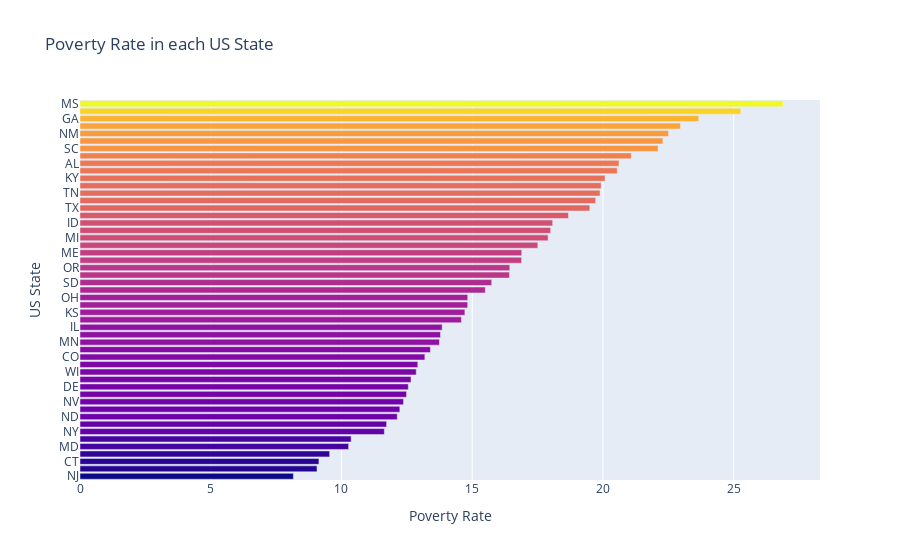

Notebook code for this chart:
### Code cell
poverty_rate_by_state_bar_plot = px.bar(poverty_rate_by_state, x="Poverty Rate", y="Geographic Area", 
                                        color="Poverty Rate", title="Poverty Rate in each US State")
poverty_rate_by_state_bar_plot.update_layout(xaxis_title="Poverty Rate", yaxis_title="US State", coloraxis_showscale=False)
poverty_rate_by_state_bar_plot.show()

### Figure 1 — Plotly figure (JSON) as saved in the notebook; plotly's stock layout.template omitted (floating-point values rounded to 4 significant figures)
{"data": [{"alignmentgroup": "True", "hovertemplate": "Poverty Rate=%{marker.color}<br>Geographic Area=%{y}<extra></extra>", "legendgroup": "", "marker": {"color": [8.161, 9.064, 9.137, 9.546, 10.27, 10.37, 11.64, 11.72, 12.13, 12.23, 12.37, 12.49, 12.56, 12.66, 12.86, 12.92, 13.19, 13.4, 13.75, 13.79, 13.85, 14.59, 14.72, 14.83, 14.83, 15.5, 15.75, 16.42, 16.44, 16.89, 16.89, 17.51, 17.9, 18, 18.08, 18.68, 19.5, 19.72, 19.89, 19.93, 20.08, 20.55, 20.61, 21.08, 22.11, 22.29, 22.51, 22.96, 23.66, 25.27, 26.88], "coloraxis": "coloraxis", "pattern": {"shape": ""}}, "name": "", "offsetgroup": "", "orientation": "h", "showlegend": false, "textposition": "auto", "type": "bar", "x": [8.161, 9.064, 9.137, 9.546, 10.27, 10.37, 11.64, 11.72, 12.13, 12.23, 12.37, 12.49, 12.56, 12.66, 12.86, 12.92, 13.19, 13.4, 13.75, 13.79, 13.85, 14.59, 14.72, 14.83, 14.83, 15.5, 15.75, 16.42, 16.44, 16.89, 16.89, 17.51, 17.9, 18, 18.08, 18.68, 19.5, 19.72, 19.89, 19.93, 20.08, 20.55, 20.61, 21.08, 22.11, 22.29, 22.51, 22.96, 23.66, 25.27, 26.88], "xaxis": "x", "y": ["NJ", "WY", "CT", "MA", "MD", "RI", "NY", "UT", "ND", "IA", "NV", "PA", "DE", "NH", "WI", "NE", "CO", "HI", "MN", "VT", "IL", "VA", "KS", "WA", "OH", "IN", "SD", "MT", "OR", "CA", "ME", "FL", "MI", "DC", "ID", "AK", "TX", "NC", "TN", "MO", "KY", "OK", "AL", "WV", "SC", "LA", "NM", "AR", "GA", "AZ", "MS"], "yaxis": "y"}], "layout": {"barmode": "relative", "coloraxis": {"colorbar": {"title": {"text": "Poverty Rate"}}, "colorscale": [[0, "#0d0887"], [0.1111, "#46039f"], [0.2222, "#7201a8"], [0.3333, "#9c179e"], [0.4444, "#bd3786"], [0.5556, "#d8576b"], [0.6667, "#ed7953"], [0.7778, "#fb9f3a"], [0.8889, "#fdca26"], [1, "#f0f921"]], "showscale": false}, "legend": {"tracegroupgap": 0}, "title": {"text": "Poverty Rate in each US State"}, "xaxis": {"anchor": "y", "domain": [0, 1], "title": {"text": "Poverty Rate"}}, "yaxis": {"anchor": "x", "domain": [0, 1], "title": {"text": "US State"}}}}
